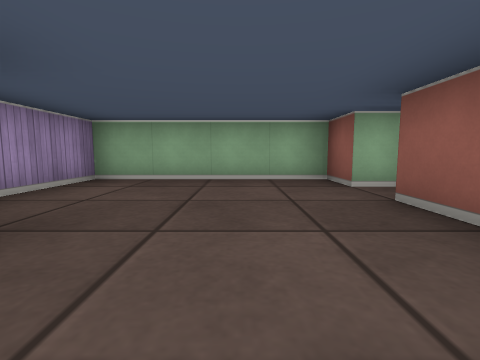
[1] (above)

13 first-person views from a walk through a cub3D maze. The camera is about half as high as the walls, tilts 6° down and sees 85° across. The floor is counted in squares. Each view is taken from the middle of a square. On the plan, view 1 faces up. The plan holds only what a view shows up to about 9 squares ahead; the rest is blank.

[2]
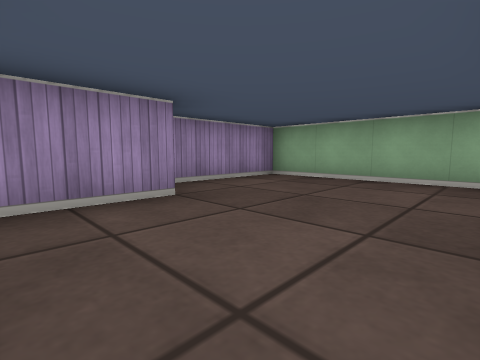

[3]
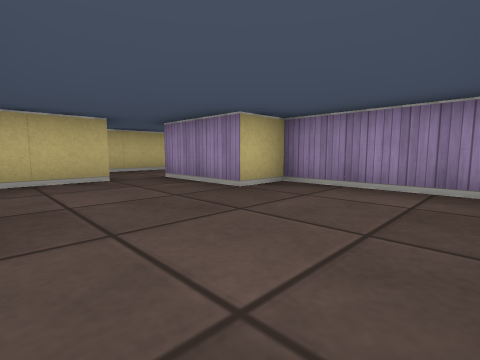

[4]
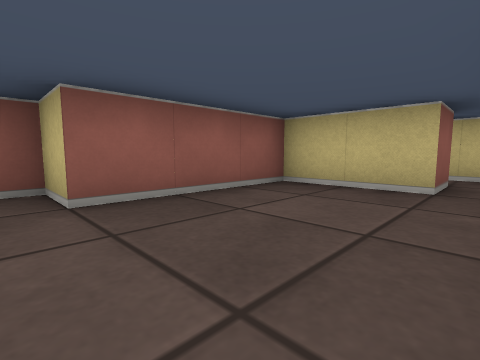

[5]
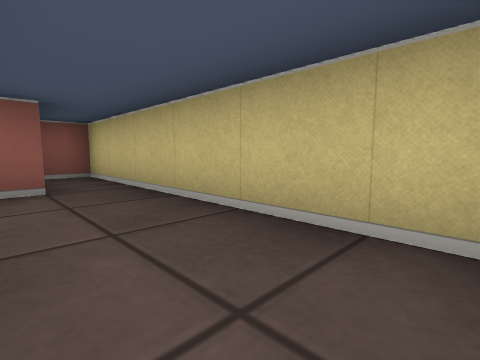

[6]
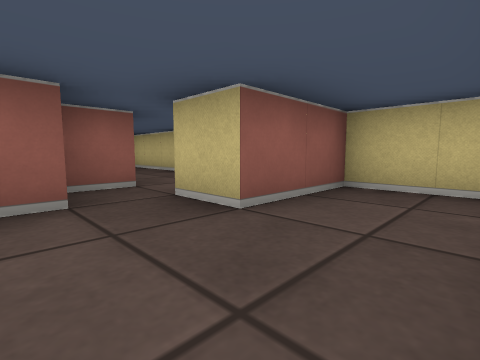

[7]
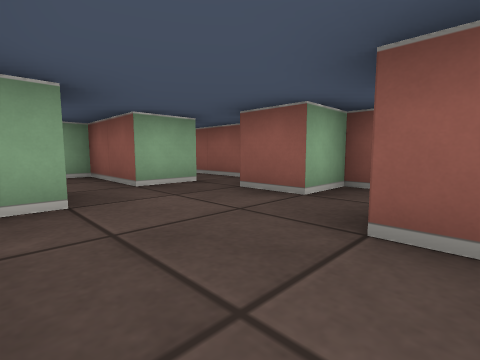

[8]
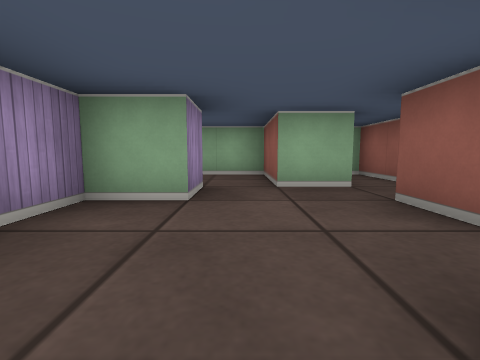

[9]
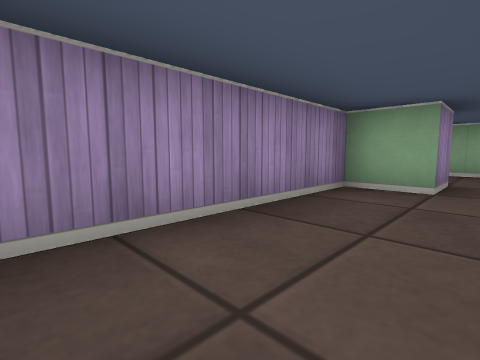

[10]
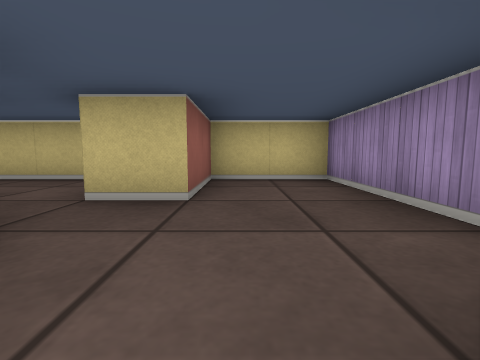

[11]
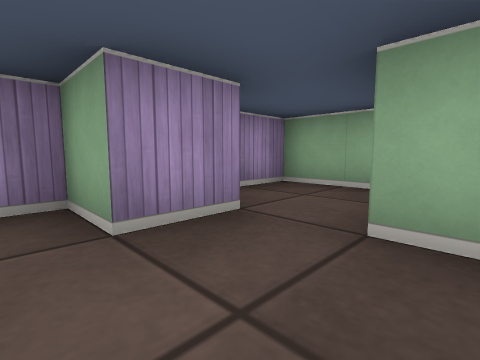

[12]
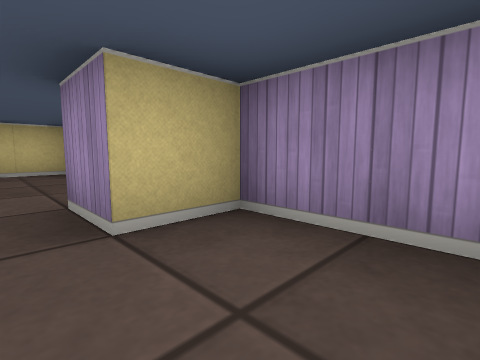

[13]
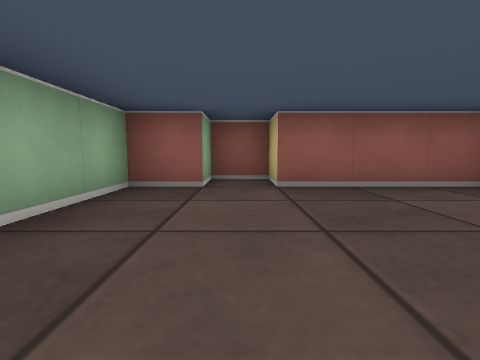

### Floor plan
Points are (right, up) in squares from view 1. A wall is a line through its corners. A room is listed if a view was taken in it or the views show most of it. See-through windows are left out.
Room 1 (views 1, 2, 3, 4, 13)
walls: (-0.5, -0.5) (1.5, -0.5) (1.5, 2.5) (2.5, 2.5) (2.5, 3.5) (1.5, 3.5) (1.5, 4.5) (-2.5, 4.5) (-2.5, 1.5) (-1.5, 1.5) (-1.5, -0.5)
ways out: opening at (-1, 0) to room 2
Room 2 (view 5)
walls: (-3.5, -0.6) (-3.5, 0.5) (-4.5, 0.5); (-0.5, -1.6) (-0.5, -0.5); (-4, -2.5) (1.5, -2.5) (1.5, -1.8)
ways out: opening at (-1, 0) to room 1; opening at (-5, 0) to room 3
Room 3 (views 6, 7, 8, 9, 11)
walls: (-6.5, 1.5) (-7.5, 1.5) (-7.5, -2.5) (-5.5, -2.5) (-5.5, -0.5) (-4.5, -0.5); (-4.5, 0.5) (-4.5, 1.5); (-4.4, 2.5) (-5.5, 2.5); (-3.5, 2.5) (-3.5, 4.5)
ways out: opening at (-5, 0) to room 2; opening at (-6, 2) to room 4
Room 4 (views 10, 12)
walls: (-5.5, 2.5) (-5.5, 4.5) (-7.5, 4.5) (-7.5, 2.5) (-6.5, 2.5) (-6.5, 1.5)
ways out: opening at (-6, 2) to room 3

Where each view was taken, in squares from view 1:
view 1: 0 up, 0 right, facing up
view 2: 0 up, 1 right, facing up-left
view 3: 4 up, 1 right, facing down-left
view 4: 3 up, 1 left, facing down-right
view 5: 1 down, 4 left, facing down-right
view 6: 1 up, 7 left, facing down-right
view 7: 1 down, 7 left, facing up-right
view 8: 1 down, 6 left, facing up
view 9: 2 down, 6 left, facing up-left
view 10: 2 up, 6 left, facing down
view 11: 1 up, 5 left, facing up-left
view 12: 4 up, 6 left, facing down-left
view 13: 3 up, 2 left, facing right
